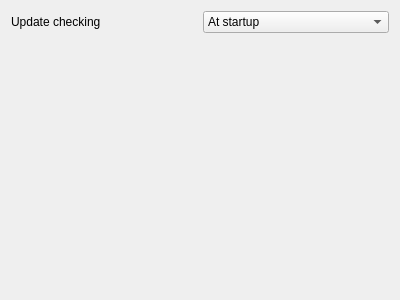
<?xml version="1.0" encoding="UTF-8"?>
<ui version="4.0">
 <class>MainWin::Internal::MainWindowPreferencesWidget</class>
 <widget class="QWidget" name="MainWin::Internal::MainWindowPreferencesWidget">
  <property name="geometry">
   <rect>
    <x>0</x>
    <y>0</y>
    <width>400</width>
    <height>300</height>
   </rect>
  </property>
  <property name="windowTitle">
   <string>Form</string>
  </property>
  <layout class="QGridLayout" name="gridLayout">
   <item row="0" column="0">
    <widget class="QLabel" name="label">
     <property name="text">
      <string>Update checking</string>
     </property>
    </widget>
   </item>
   <item row="0" column="1">
    <widget class="QComboBox" name="updateCheckingCombo">
     <item>
      <property name="text">
       <string>At startup</string>
      </property>
     </item>
     <item>
      <property name="text">
       <string>Each weeks</string>
      </property>
     </item>
     <item>
      <property name="text">
       <string>Each months</string>
      </property>
     </item>
     <item>
      <property name="text">
       <string>Each quarters</string>
      </property>
     </item>
     <item>
      <property name="text">
       <string>Never (on user's demand)</string>
      </property>
     </item>
    </widget>
   </item>
   <item row="1" column="0">
    <spacer name="verticalSpacer">
     <property name="orientation">
      <enum>Qt::Vertical</enum>
     </property>
     <property name="sizeHint" stdset="0">
      <size>
       <width>20</width>
       <height>40</height>
      </size>
     </property>
    </spacer>
   </item>
  </layout>
 </widget>
 <resources/>
 <connections/>
</ui>
